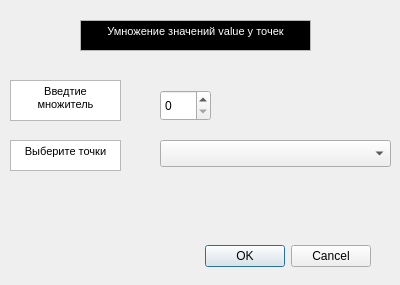
<?xml version="1.0" encoding="UTF-8"?>
<ui version="4.0">
 <class>Dialog</class>
 <widget class="QDialog" name="Dialog">
  <property name="geometry">
   <rect>
    <x>0</x>
    <y>0</y>
    <width>400</width>
    <height>285</height>
   </rect>
  </property>
  <property name="windowTitle">
   <string>Dialog</string>
  </property>
  <widget class="QDialogButtonBox" name="buttonBox">
   <property name="geometry">
    <rect>
     <x>30</x>
     <y>240</y>
     <width>341</width>
     <height>32</height>
    </rect>
   </property>
   <property name="orientation">
    <enum>Qt::Horizontal</enum>
   </property>
   <property name="standardButtons">
    <set>QDialogButtonBox::Cancel|QDialogButtonBox::Ok</set>
   </property>
  </widget>
  <widget class="QgsCheckableComboBox" name="mComboBox">
   <property name="geometry">
    <rect>
     <x>160</x>
     <y>140</y>
     <width>231</width>
     <height>27</height>
    </rect>
   </property>
  </widget>
  <widget class="QTextEdit" name="textEdit">
   <property name="geometry">
    <rect>
     <x>10</x>
     <y>80</y>
     <width>111</width>
     <height>41</height>
    </rect>
   </property>
   <property name="html">
    <string>&lt;!DOCTYPE HTML PUBLIC &quot;-//W3C//DTD HTML 4.0//EN&quot; &quot;http://www.w3.org/TR/REC-html40/strict.dtd&quot;&gt;
&lt;html&gt;&lt;head&gt;&lt;meta name=&quot;qrichtext&quot; content=&quot;1&quot; /&gt;&lt;style type=&quot;text/css&quot;&gt;
p, li { white-space: pre-wrap; }
&lt;/style&gt;&lt;/head&gt;&lt;body style=&quot; font-family:'MS Shell Dlg 2'; font-size:8.25pt; font-weight:400; font-style:normal;&quot;&gt;
&lt;p align=&quot;center&quot; style=&quot; margin-top:12px; margin-bottom:12px; margin-left:0px; margin-right:0px; -qt-block-indent:0; text-indent:0px;&quot;&gt;Введтие множитель&lt;/p&gt;&lt;/body&gt;&lt;/html&gt;</string>
   </property>
  </widget>
  <widget class="QTextEdit" name="textEdit_2">
   <property name="geometry">
    <rect>
     <x>10</x>
     <y>140</y>
     <width>111</width>
     <height>31</height>
    </rect>
   </property>
   <property name="html">
    <string>&lt;!DOCTYPE HTML PUBLIC &quot;-//W3C//DTD HTML 4.0//EN&quot; &quot;http://www.w3.org/TR/REC-html40/strict.dtd&quot;&gt;
&lt;html&gt;&lt;head&gt;&lt;meta name=&quot;qrichtext&quot; content=&quot;1&quot; /&gt;&lt;style type=&quot;text/css&quot;&gt;
p, li { white-space: pre-wrap; }
&lt;/style&gt;&lt;/head&gt;&lt;body style=&quot; font-family:'MS Shell Dlg 2'; font-size:8.25pt; font-weight:400; font-style:normal;&quot;&gt;
&lt;p align=&quot;center&quot; style=&quot; margin-top:12px; margin-bottom:12px; margin-left:0px; margin-right:0px; -qt-block-indent:0; text-indent:0px;&quot;&gt;&lt;span style=&quot; vertical-align:middle;&quot;&gt;Выберите точки&lt;/span&gt;&lt;/p&gt;&lt;/body&gt;&lt;/html&gt;</string>
   </property>
  </widget>
  <widget class="QTextEdit" name="textEdit_3">
   <property name="geometry">
    <rect>
     <x>80</x>
     <y>20</y>
     <width>231</width>
     <height>31</height>
    </rect>
   </property>
   <property name="html">
    <string>&lt;!DOCTYPE HTML PUBLIC &quot;-//W3C//DTD HTML 4.0//EN&quot; &quot;http://www.w3.org/TR/REC-html40/strict.dtd&quot;&gt;
&lt;html&gt;&lt;head&gt;&lt;meta name=&quot;qrichtext&quot; content=&quot;1&quot; /&gt;&lt;style type=&quot;text/css&quot;&gt;
p, li { white-space: pre-wrap; }
&lt;/style&gt;&lt;/head&gt;&lt;body style=&quot; font-family:'MS Shell Dlg 2'; font-size:8.25pt; font-weight:400; font-style:normal;&quot; bgcolor=&quot;#000000&quot;&gt;
&lt;p align=&quot;center&quot; style=&quot; margin-top:12px; margin-bottom:12px; margin-left:0px; margin-right:0px; -qt-block-indent:0; text-indent:0px;&quot;&gt;&lt;span style=&quot; color:#ffffff; vertical-align:middle;&quot;&gt;Умножение значений value у точек&lt;/span&gt;&lt;/p&gt;&lt;/body&gt;&lt;/html&gt;</string>
   </property>
  </widget>
  <widget class="QSpinBox" name="spinBox">
   <property name="geometry">
    <rect>
     <x>160</x>
     <y>90</y>
     <width>51</width>
     <height>31</height>
    </rect>
   </property>
   <property name="whatsThis">
    <string>Насколько умножится число</string>
   </property>
   <property name="minimum">
    <number>0</number>
   </property>
   <property name="maximum">
    <number>999</number>
   </property>
  </widget>
 </widget>
 <customwidgets>
  <customwidget>
   <class>QgsCheckableComboBox</class>
   <extends>QComboBox</extends>
   <header>qgscheckablecombobox.h</header>
  </customwidget>
 </customwidgets>
 <resources/>
 <connections>
  <connection>
   <sender>buttonBox</sender>
   <signal>accepted()</signal>
   <receiver>Dialog</receiver>
   <slot>accept()</slot>
   <hints>
    <hint type="sourcelabel">
     <x>248</x>
     <y>254</y>
    </hint>
    <hint type="destinationlabel">
     <x>157</x>
     <y>274</y>
    </hint>
   </hints>
  </connection>
  <connection>
   <sender>buttonBox</sender>
   <signal>rejected()</signal>
   <receiver>Dialog</receiver>
   <slot>reject()</slot>
   <hints>
    <hint type="sourcelabel">
     <x>316</x>
     <y>260</y>
    </hint>
    <hint type="destinationlabel">
     <x>286</x>
     <y>274</y>
    </hint>
   </hints>
  </connection>
 </connections>
</ui>
